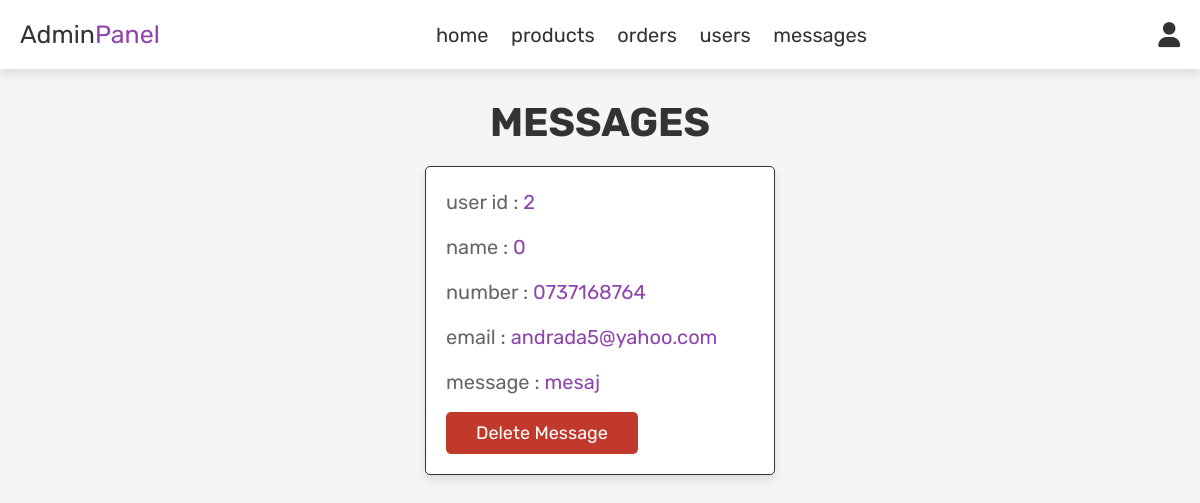
Page /admin_contacts.php (signed in) on the committed database.
### tables this page shows
CREATE TABLE `message` (
  `id` int(100) NOT NULL,
  `user_id` int(100) NOT NULL,
  `name` int(100) NOT NULL,
  `email` varchar(100) NOT NULL,
  `number` varchar(12) NOT NULL,
  `message` varchar(500) NOT NULL
);

### admin_contacts.php (the view, shortened to what this page needs)
<?php
include 'config.php';
?>
<!DOCTYPE html>
<html lang="en">
<head>
   <link rel="stylesheet" href="https://cdnjs.cloudflare.com/ajax/libs/font-awesome/6.0.0/css/all.min.css">
   <link rel="stylesheet" href="css/admin_style.css">
</head>
<body>
<?php include 'admin_header.php'; ?>
<section class="messages">
   <h1 class="title"> messages </h1>
   <div class="box-container">
   <?php
      $select_message = mysqli_query($conn, "SELECT * FROM `message`") or die('query failed');
      if(mysqli_num_rows($select_message) > 0){
         while($fetch_message = mysqli_fetch_assoc($select_message)){
   ?>
   <div class="box">
      <p> user id : <span><?php echo $fetch_message['user_id']; ?></span> </p>
      <p> name : <span><?php echo $fetch_message['name']; ?></span> </p>
      <p> number : <span><?php echo $fetch_message['number']; ?></span> </p>
      <p> email : <span><?php echo $fetch_message['email']; ?></span> </p>
      <p> message : <span><?php echo $fetch_message['message']; ?></span> </p>
      <a href="admin_contacts.php?delete=<?php echo $fetch_message['id']; ?>" onclick="return confirm('delete this message?');" class="delete-btn">delete message</a>
   </div>
   <?php
      };
   }else{
      echo '<p class="empty">you have no messages!</p>';
   }
   ?>
   </div>
</section>
</body>
</html>

### css/admin_style.css (style rules this page uses)
:root { --purple:#8e44ad; --red:#c0392b; --orange:#f39c12; --black:#333; --white:#fff; --light-color:#666; --light-white:#ccc; --light-bg:#f5f5f5; --border:.1rem solid var(--black); --box-shadow:0 .5rem 1rem rgba(0,0,0,.1); }
* { font-family: 'Rubik', sans-serif; margin:0; padding:0; box-sizing: border-box; outline: none; border:none; text-decoration: none; transition:all .2s linear; }
html { font-size: 62.5%; overflow-x: hidden; }
body { background-color: var(--light-bg); }
section { padding:3rem 2rem; }
.title { text-align: center; margin-bottom: 2rem; text-transform: uppercase; color:var(--black); font-size: 4rem; }
.btn, .option-btn, .delete-btn, .white-btn { display: inline-block; margin-top: 1rem; padding:1rem 3rem; cursor: pointer; color:var(--white); font-size: 1.8rem; border-radius: .5rem; text-transform: capitalize; }
.delete-btn { background-color: var(--red); }
.messages .box-container { display: grid; grid-template-columns: repeat(auto-fit, 35rem); justify-content: center; gap:1.5rem; max-width: 1200px; margin:0 auto; align-items: flex-start; }
.messages .box-container .box { background-color: var(--white); padding:2rem; border:var(--border); box-shadow: var(--box-shadow); border-radius: .5rem; }
.messages .box-container .box p { padding-bottom: 1.5rem; font-size: 2rem; color:var(--light-color); line-height: 1.5; }
.messages .box-container .box p span { color:var(--purple); }
.messages .box-container .box .delete-btn { margin-top: 0; }

### rows in the picture
message: user "2", name "0", number "0737168764", email "andrada5@yahoo.com", message "mesaj"
